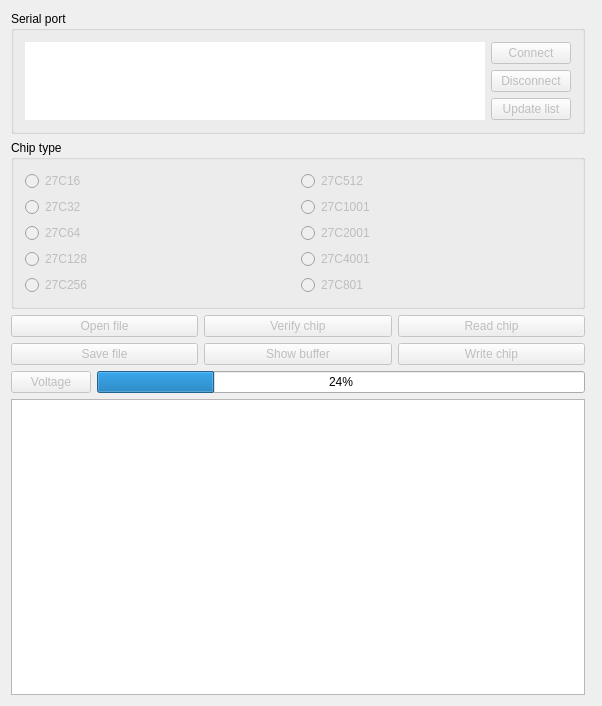
<?xml version="1.0" encoding="UTF-8"?>
<ui version="4.0">
 <class>MainWindow</class>
 <widget class="QMainWindow" name="MainWindow">
  <property name="geometry">
   <rect>
    <x>0</x>
    <y>0</y>
    <width>602</width>
    <height>706</height>
   </rect>
  </property>
  <property name="sizePolicy">
   <sizepolicy hsizetype="Preferred" vsizetype="Preferred">
    <horstretch>0</horstretch>
    <verstretch>0</verstretch>
   </sizepolicy>
  </property>
  <property name="contextMenuPolicy">
   <enum>Qt::NoContextMenu</enum>
  </property>
  <property name="windowTitle">
   <string>EPROM Programmer</string>
  </property>
  <widget class="QWidget" name="centralWidget">
   <layout class="QHBoxLayout" name="horizontalLayout">
    <item>
     <widget class="QFrame" name="frame">
      <property name="frameShape">
       <enum>QFrame::NoFrame</enum>
      </property>
      <property name="frameShadow">
       <enum>QFrame::Raised</enum>
      </property>
      <layout class="QVBoxLayout" name="verticalLayout">
       <property name="leftMargin">
        <number>0</number>
       </property>
       <property name="topMargin">
        <number>0</number>
       </property>
       <property name="rightMargin">
        <number>0</number>
       </property>
       <property name="bottomMargin">
        <number>0</number>
       </property>
       <item>
        <widget class="QGroupBox" name="serialPort">
         <property name="title">
          <string>Serial port</string>
         </property>
         <layout class="QGridLayout" name="gridLayout_2">
          <item row="0" column="0" rowspan="3">
           <widget class="QListWidget" name="portList">
            <property name="frameShape">
             <enum>QFrame::NoFrame</enum>
            </property>
            <property name="frameShadow">
             <enum>QFrame::Plain</enum>
            </property>
           </widget>
          </item>
          <item row="0" column="1">
           <widget class="QPushButton" name="connectButton">
            <property name="enabled">
             <bool>false</bool>
            </property>
            <property name="text">
             <string>Connect</string>
            </property>
           </widget>
          </item>
          <item row="1" column="1">
           <widget class="QPushButton" name="disconnectButton">
            <property name="enabled">
             <bool>false</bool>
            </property>
            <property name="text">
             <string>Disconnect</string>
            </property>
           </widget>
          </item>
          <item row="2" column="1">
           <widget class="QPushButton" name="updateButton">
            <property name="enabled">
             <bool>false</bool>
            </property>
            <property name="text">
             <string>Update list</string>
            </property>
           </widget>
          </item>
         </layout>
        </widget>
       </item>
       <item>
        <widget class="QGroupBox" name="chipType">
         <property name="title">
          <string>Chip type</string>
         </property>
         <property name="flat">
          <bool>false</bool>
         </property>
         <property name="checkable">
          <bool>false</bool>
         </property>
         <layout class="QGridLayout" name="gridLayout_3">
          <item row="0" column="0">
           <widget class="QRadioButton" name="c16Button">
            <property name="enabled">
             <bool>false</bool>
            </property>
            <property name="text">
             <string>27C16</string>
            </property>
            <property name="checkable">
             <bool>true</bool>
            </property>
           </widget>
          </item>
          <item row="2" column="0">
           <widget class="QRadioButton" name="c32Button">
            <property name="enabled">
             <bool>false</bool>
            </property>
            <property name="text">
             <string>27C32</string>
            </property>
           </widget>
          </item>
          <item row="5" column="0">
           <widget class="QRadioButton" name="c128Button">
            <property name="enabled">
             <bool>false</bool>
            </property>
            <property name="text">
             <string>27C128</string>
            </property>
           </widget>
          </item>
          <item row="6" column="0">
           <widget class="QRadioButton" name="c256Button">
            <property name="enabled">
             <bool>false</bool>
            </property>
            <property name="text">
             <string>27C256</string>
            </property>
           </widget>
          </item>
          <item row="4" column="0">
           <widget class="QRadioButton" name="c64Button">
            <property name="enabled">
             <bool>false</bool>
            </property>
            <property name="text">
             <string>27C64</string>
            </property>
           </widget>
          </item>
          <item row="6" column="1">
           <widget class="QRadioButton" name="c801Button">
            <property name="enabled">
             <bool>false</bool>
            </property>
            <property name="text">
             <string>27C801</string>
            </property>
           </widget>
          </item>
          <item row="5" column="1">
           <widget class="QRadioButton" name="c4001Button">
            <property name="enabled">
             <bool>false</bool>
            </property>
            <property name="text">
             <string>27C4001</string>
            </property>
           </widget>
          </item>
          <item row="4" column="1">
           <widget class="QRadioButton" name="c2001Button">
            <property name="enabled">
             <bool>false</bool>
            </property>
            <property name="text">
             <string>27C2001</string>
            </property>
           </widget>
          </item>
          <item row="2" column="1">
           <widget class="QRadioButton" name="c1001Button">
            <property name="enabled">
             <bool>false</bool>
            </property>
            <property name="text">
             <string>27C1001</string>
            </property>
            <property name="checkable">
             <bool>true</bool>
            </property>
           </widget>
          </item>
          <item row="0" column="1">
           <widget class="QRadioButton" name="c512Button">
            <property name="enabled">
             <bool>false</bool>
            </property>
            <property name="text">
             <string>27C512</string>
            </property>
           </widget>
          </item>
         </layout>
        </widget>
       </item>
       <item>
        <widget class="QFrame" name="frame_3">
         <property name="sizePolicy">
          <sizepolicy hsizetype="Preferred" vsizetype="Fixed">
           <horstretch>0</horstretch>
           <verstretch>0</verstretch>
          </sizepolicy>
         </property>
         <property name="frameShape">
          <enum>QFrame::NoFrame</enum>
         </property>
         <property name="frameShadow">
          <enum>QFrame::Raised</enum>
         </property>
         <layout class="QGridLayout" name="gridLayout">
          <property name="leftMargin">
           <number>0</number>
          </property>
          <property name="topMargin">
           <number>0</number>
          </property>
          <property name="rightMargin">
           <number>0</number>
          </property>
          <property name="bottomMargin">
           <number>0</number>
          </property>
          <item row="0" column="8">
           <widget class="QPushButton" name="readChipButton">
            <property name="enabled">
             <bool>false</bool>
            </property>
            <property name="text">
             <string>Read chip</string>
            </property>
            <property name="checkable">
             <bool>false</bool>
            </property>
           </widget>
          </item>
          <item row="2" column="2">
           <widget class="QPushButton" name="saveFileButton">
            <property name="enabled">
             <bool>false</bool>
            </property>
            <property name="text">
             <string>Save file</string>
            </property>
           </widget>
          </item>
          <item row="2" column="8">
           <widget class="QPushButton" name="writeChipButton">
            <property name="enabled">
             <bool>false</bool>
            </property>
            <property name="text">
             <string>Write chip</string>
            </property>
           </widget>
          </item>
          <item row="0" column="2">
           <widget class="QPushButton" name="openFileButton">
            <property name="enabled">
             <bool>false</bool>
            </property>
            <property name="text">
             <string>Open file</string>
            </property>
           </widget>
          </item>
          <item row="0" column="4">
           <widget class="QPushButton" name="verifyChipButton">
            <property name="enabled">
             <bool>false</bool>
            </property>
            <property name="text">
             <string>Verify chip</string>
            </property>
           </widget>
          </item>
          <item row="2" column="4">
           <widget class="QPushButton" name="showButton">
            <property name="enabled">
             <bool>false</bool>
            </property>
            <property name="text">
             <string>Show buffer</string>
            </property>
           </widget>
          </item>
         </layout>
        </widget>
       </item>
       <item>
        <widget class="QFrame" name="frame_2">
         <property name="frameShape">
          <enum>QFrame::NoFrame</enum>
         </property>
         <property name="frameShadow">
          <enum>QFrame::Raised</enum>
         </property>
         <layout class="QHBoxLayout" name="horizontalLayout_2">
          <property name="leftMargin">
           <number>0</number>
          </property>
          <property name="topMargin">
           <number>0</number>
          </property>
          <property name="rightMargin">
           <number>0</number>
          </property>
          <property name="bottomMargin">
           <number>0</number>
          </property>
          <item>
           <widget class="QPushButton" name="voltageChipButton">
            <property name="enabled">
             <bool>false</bool>
            </property>
            <property name="text">
             <string>Voltage</string>
            </property>
            <property name="checkable">
             <bool>true</bool>
            </property>
           </widget>
          </item>
          <item>
           <widget class="QProgressBar" name="progressBar">
            <property name="value">
             <number>24</number>
            </property>
           </widget>
          </item>
         </layout>
        </widget>
       </item>
       <item>
        <widget class="QTextBrowser" name="textBrowser">
         <property name="sizePolicy">
          <sizepolicy hsizetype="Preferred" vsizetype="Expanding">
           <horstretch>0</horstretch>
           <verstretch>0</verstretch>
          </sizepolicy>
         </property>
         <property name="font">
          <font>
           <family>Monospace</family>
          </font>
         </property>
        </widget>
       </item>
      </layout>
     </widget>
    </item>
    <item>
     <widget class="QFrame" name="frame_tableWidget">
      <property name="enabled">
       <bool>true</bool>
      </property>
      <property name="frameShape">
       <enum>QFrame::NoFrame</enum>
      </property>
      <property name="frameShadow">
       <enum>QFrame::Raised</enum>
      </property>
      <layout class="QVBoxLayout" name="verticalLayout_2">
       <property name="leftMargin">
        <number>0</number>
       </property>
       <property name="topMargin">
        <number>0</number>
       </property>
       <property name="rightMargin">
        <number>0</number>
       </property>
       <property name="bottomMargin">
        <number>0</number>
       </property>
      </layout>
     </widget>
    </item>
   </layout>
  </widget>
 </widget>
 <layoutdefault spacing="6" margin="11"/>
 <resources/>
 <connections/>
</ui>
